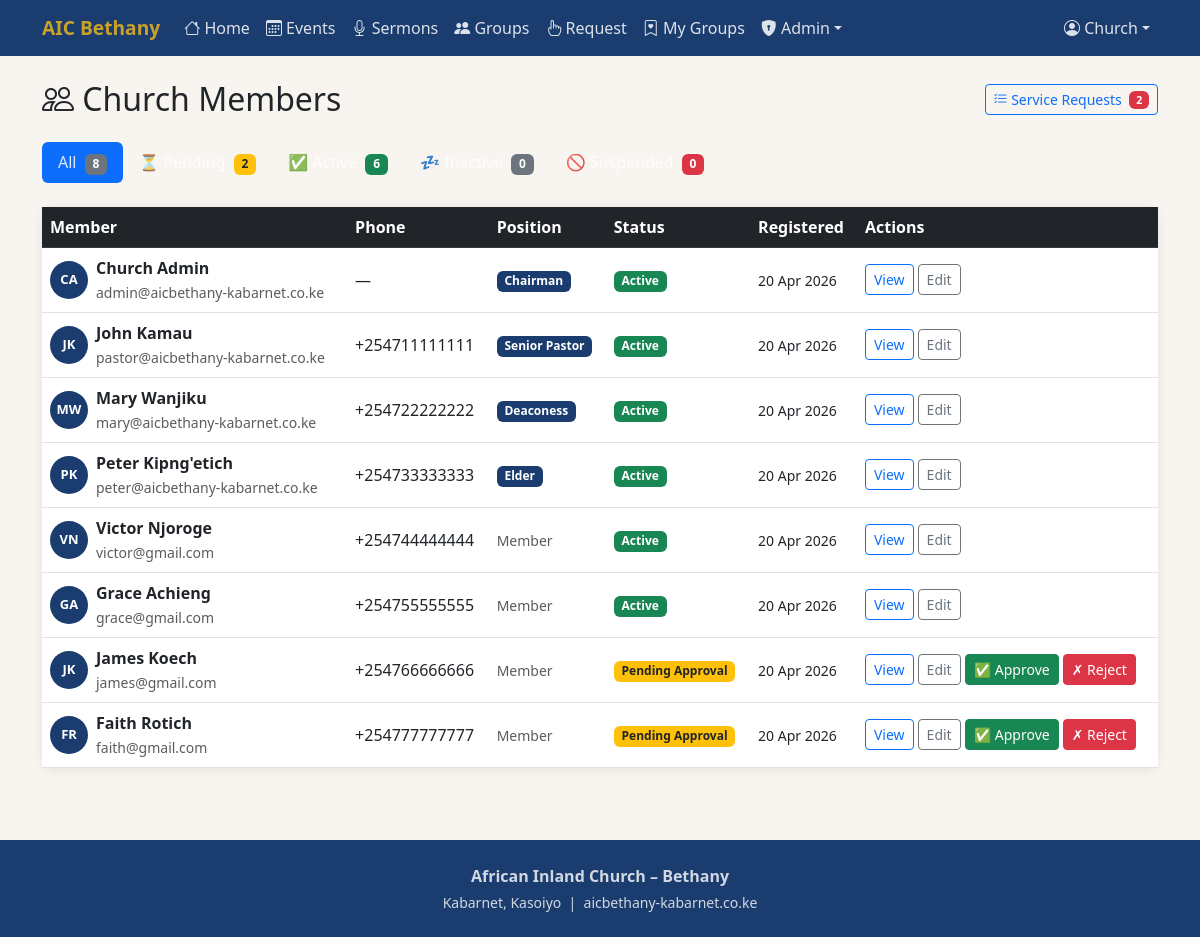
Page /members/list/ (signed in) on the committed database.
### members/models.py (models this page shows, shortened)
class MemberProfile(models.Model):
    STATUS_CHOICES = [('pending','Pending Approval'),('active','Active'),('inactive','Inactive'),('suspended','Suspended')]
    GENDER_CHOICES = [('M','Male'),('F','Female')]
    user = models.OneToOneField(User, on_delete=models.CASCADE, related_name='profile')
    phone = models.CharField(max_length=20, blank=True)
    gender = models.CharField(max_length=1, choices=GENDER_CHOICES, blank=True)
    date_of_birth = models.DateField(null=True, blank=True)
    address = models.TextField(blank=True)
    photo = models.ImageField(upload_to='member_photos/', null=True, blank=True)
    position = models.ForeignKey(ChurchPosition, null=True, blank=True, on_delete=models.SET_NULL, related_name='holders')
    status = models.CharField(max_length=20, choices=STATUS_CHOICES, default='pending')
    date_joined_church = models.DateField(null=True, blank=True)
    bio = models.TextField(blank=True)
    baptism_date = models.DateField(null=True, blank=True)
    emergency_contact_name = models.CharField(max_length=100, blank=True)
    emergency_contact_phone = models.CharField(max_length=20, blank=True)
    admin_notes = models.TextField(blank=True)
    created_at = models.DateTimeField(auto_now_add=True)
    approved_by = models.ForeignKey(User, null=True, blank=True, on_delete=models.SET_NULL, related_name='approved_members')
    approved_at = models.DateTimeField(null=True, blank=True)

class ChurchPosition(models.Model):
    CATEGORY_CHOICES = [('leadership','Church Leadership'),('committee','Committee'),('ministry','Ministry Head'),('other','Other')]
    name = models.CharField(max_length=100, unique=True)
    category = models.CharField(max_length=20, choices=CATEGORY_CHOICES, default='leadership')
    description = models.TextField(blank=True)
    order = models.PositiveIntegerField(default=0)
    class Meta:
        ordering = ['order', 'name']

### members/views.py (the view)
    @login_required
    def wrapper(request, *args, **kwargs):
        if request.user.is_staff:
            return view_func(request, *args, **kwargs)
        messages.error(request, "Access denied. Administrators only.")
        return redirect('dashboard')

### members/views.py (called while the page is built)
def admin_required(view_func):
    @login_required
    def wrapper(request, *args, **kwargs):
        if request.user.is_staff:
            return view_func(request, *args, **kwargs)
        messages.error(request, "Access denied. Administrators only.")
        return redirect('dashboard')
    return wrapper

@admin_required
def member_list(request):
    status_filter = request.GET.get('status','')
    members = MemberProfile.objects.select_related('user','position').all()
    if status_filter:
        members = members.filter(status=status_filter)
    counts = {'all':MemberProfile.objects.count(),'active':MemberProfile.objects.filter(status='active').count(),'pending':MemberProfile.objects.filter(status='pending').count(),'inactive':MemberProfile.objects.filter(status='inactive').count(),'suspended':MemberProfile.objects.filter(status='suspended').count()}
    return render(request, 'members/member_list.html', {'members':members,'counts':counts,'status_filter':status_filter})

### templates/members/member_list.html (shortened to what this page needs)
{% extends 'base.html' %}
{% block content %}
<div class="container py-4">
  <div class="d-flex justify-content-between align-items-center mb-4">
    <h2 class="mb-0"><i class="bi bi-people"></i> Church Members</h2>
    <a href="{% url 'request_list' %}" class="btn btn-outline-primary btn-sm"><i class="bi bi-list-check"></i> Service Requests {% if counts.pending %}<span class="badge bg-danger ms-1">{{ counts.pending }}</span>{% endif %}</a>
  </div>
  <ul class="nav nav-pills mb-4">
    <li class="nav-item"><a class="nav-link {% if not status_filter %}active{% endif %}" href="{% url 'member_list' %}">All <span class="badge bg-secondary ms-1">{{ counts.all }}</span></a></li>
    <li class="nav-item"><a class="nav-link {% if status_filter == 'pending' %}active{% endif %}" href="?status=pending">⏳ Pending <span class="badge bg-warning text-dark ms-1">{{ counts.pending }}</span></a></li>
    <li class="nav-item"><a class="nav-link {% if status_filter == 'active' %}active{% endif %}" href="?status=active">✅ Active <span class="badge bg-success ms-1">{{ counts.active }}</span></a></li>
    <li class="nav-item"><a class="nav-link {% if status_filter == 'inactive' %}active{% endif %}" href="?status=inactive">💤 Inactive <span class="badge bg-secondary ms-1">{{ counts.inactive }}</span></a></li>
    <li class="nav-item"><a class="nav-link {% if status_filter == 'suspended' %}active{% endif %}" href="?status=suspended">🚫 Suspended <span class="badge bg-danger ms-1">{{ counts.suspended }}</span></a></li>
  </ul>
  <div class="card"><div class="table-responsive"><table class="table table-hover mb-0 align-middle">
    <thead class="table-dark"><tr><th>Member</th><th>Phone</th><th>Position</th><th>Status</th><th>Registered</th><th>Actions</th></tr></thead>
    <tbody>{% for m in members %}<tr>
      <td><div class="d-flex align-items-center gap-2">
        {% if m.photo %}<img src="{{ m.photo.url }}" style="width:38px;height:38px;border-radius:50%;object-fit:cover;">
        {% else %}<div style="width:38px;height:38px;border-radius:50%;background:var(--church-primary);color:white;display:flex;align-items:center;justify-content:center;font-weight:bold;font-size:13px;flex-shrink:0">{{ m.user.first_name|first }}{{ m.user.last_name|first }}</div>{% endif %}
        <div><strong>{{ m.user.get_full_name|default:m.user.username }}</strong><br><small class="text-muted">{{ m.user.email }}</small></div>
      </div></td>
      <td>{{ m.phone|default:"—" }}</td>
      <td>{% if m.position %}<span class="badge" style="background:var(--church-primary)">{{ m.position.name }}</span>{% else %}<span class="text-muted small">Member</span>{% endif %}</td>
      <td><span class="badge {% if m.status == 'active' %}bg-success{% elif m.status == 'pending' %}bg-warning text-dark{% elif m.status == 'suspended' %}bg-danger{% else %}bg-secondary{% endif %}">{{ m.get_status_display }}</span></td>
      <td><small>{{ m.created_at|date:"d M Y" }}</small></td>
      <td><div class="d-flex gap-1 flex-wrap">
        <a href="{% url 'member_detail' m.pk %}" class="btn btn-sm btn-outline-primary">View</a>
        <a href="{% url 'member_edit' m.pk %}" class="btn btn-sm btn-outline-secondary">Edit</a>
        {% if m.status == 'pending' %}
        <a href="{% url 'approve_member' m.pk %}" onclick="return confirm('Approve {{ m.user.get_full_name }}?')" class="btn btn-sm btn-success">✅ Approve</a>
        <a href="{% url 'reject_member' m.pk %}" onclick="return confirm('Reject this registration?')" class="btn btn-sm btn-danger">✗ Reject</a>
        {% endif %}
      </div></td>
    </tr>{% empty %}<tr><td colspan="6" class="text-center text-muted py-5">No members found.</td></tr>{% endfor %}</tbody>
  </table></div></div>
</div>
{% endblock %}

### templates/base.html (shortened to what this page needs)
<!DOCTYPE html>
<html lang="en">
<head>
    <link href="https://cdn.jsdelivr.net/npm/bootstrap@5.3.0/dist/css/bootstrap.min.css" rel="stylesheet">
    <link href="https://cdn.jsdelivr.net/npm/bootstrap-icons@1.11.0/font/bootstrap-icons.css" rel="stylesheet">
</head>
<body>
<nav class="navbar navbar-expand-lg navbar-dark">
  <div class="container">
    <a class="navbar-brand" href="{% url 'home' %}"> AIC Bethany</a>
    <div class="collapse navbar-collapse" id="navMenu">
      <ul class="navbar-nav me-auto">
        <li class="nav-item"><a class="nav-link" href="{% url 'home' %}"><i class="bi bi-house"></i> Home</a></li>
        <li class="nav-item"><a class="nav-link" href="{% url 'event_list' %}"><i class="bi bi-calendar3"></i> Events</a></li>
        <li class="nav-item"><a class="nav-link" href="{% url 'sermon_list' %}"><i class="bi bi-mic"></i> Sermons</a></li>
        <li class="nav-item"><a class="nav-link" href="{% url 'group_list' %}"><i class="bi bi-people-fill"></i> Groups</a></li>
        {% if user.is_authenticated %}
          {% if user.is_staff %}
            <li class="nav-item"><a class="nav-link" href="{% url 'service_request' %}"><i class="bi bi-hand-index"></i> Request</a></li>
            <li class="nav-item"><a class="nav-link" href="{% url 'my_groups' %}"><i class="bi bi-bookmark-heart"></i> My Groups</a></li>
            <li class="nav-item dropdown">
              <a class="nav-link dropdown-toggle" href="#" data-bs-toggle="dropdown"><i class="bi bi-shield-lock-fill"></i> Admin</a>
            </li>
          {% endif %}
        {% endif %}
      </ul>
      <ul class="navbar-nav">
        {% if user.is_authenticated %}
        <li class="nav-item dropdown">
          <a class="nav-link dropdown-toggle" href="#" data-bs-toggle="dropdown"><i class="bi bi-person-circle"></i> {{ user.first_name|default:user.username }}</a>
        </li>
        {% else %}
        <li class="nav-item"><a class="nav-link" href="{% url 'login' %}"><i class="bi bi-box-arrow-in-right"></i> Login</a></li>
        <li class="nav-item"><a class="btn btn-gold btn-sm ms-2 nav-link" href="{% url 'register' %}">Join Us</a></li>
        {% endif %}
      </ul>
    </div>
  </div>
</nav>
{% block content %}{% endblock %}
<footer class="py-4 mt-5"><div class="container text-center">
    <p class="mb-1"> <strong>African Inland Church – Bethany</strong></p>
    <p class="mb-0 small">Kabarnet, Kasoiyo &nbsp;|&nbsp; aicbethany-kabarnet.co.ke</p>
</div></footer>
</body></html>

### templates/base.html (style rules this page uses)
:root { --church-primary:#1a3c6e;--church-gold:#c9a227;--church-light:#f8f4ef; }
body { background-color:var(--church-light);font-family:'Segoe UI',sans-serif; }
.navbar { background:var(--church-primary)!important; }
.navbar-brand { color:var(--church-gold)!important;font-weight:700;font-size:1.2rem; }
.nav-link { color:rgba(255,255,255,0.85)!important; }
.card { border:none;box-shadow:0 2px 12px rgba(0,0,0,0.08);border-radius:12px; }
footer { background:var(--church-primary);color:rgba(255,255,255,0.8); }

### rows in the picture
MemberProfile: user.first_name|first "C", user.last_name|first "A", user.get_full_name "Church Admin", user.email "admin@aicbethany-kabarnet.co.ke", phone "—", position.name "Chairman", status "Active", created_at "20 Apr 2026"
MemberProfile: user.first_name|first "J", user.last_name|first "K", user.get_full_name "John Kamau", user.email "pastor@aicbethany-kabarnet.co.ke", phone "+254711111111", position.name "Senior Pastor", status "Active", created_at "20 Apr 2026"
MemberProfile: user.first_name|first "M", user.last_name|first "W", user.get_full_name "Mary Wanjiku", user.email "mary@aicbethany-kabarnet.co.ke", phone "+254722222222", position.name "Deaconess", status "Active", created_at "20 Apr 2026"
MemberProfile: user.first_name|first "P", user.last_name|first "K", user.get_full_name "Peter Kipng'etich", user.email "peter@aicbethany-kabarnet.co.ke", phone "+254733333333", position.name "Elder", status "Active", created_at "20 Apr 2026"
MemberProfile: user.first_name|first "V", user.last_name|first "N", user.get_full_name "Victor Njoroge", user.email "victor@gmail.com", phone "+254744444444", shows "Member", status "Active", created_at "20 Apr 2026"
MemberProfile: user.first_name|first "G", user.last_name|first "A", user.get_full_name "Grace Achieng", user.email "grace@gmail.com", phone "+254755555555", shows "Member", status "Active", created_at "20 Apr 2026"
MemberProfile: user.first_name|first "J", user.last_name|first "K", user.get_full_name "James Koech", user.email "james@gmail.com", phone "+254766666666", shows "Member", status "Pending Approval", created_at "20 Apr 2026"
MemberProfile: user.first_name|first "F", user.last_name|first "R", user.get_full_name "Faith Rotich", user.email "faith@gmail.com", phone "+254777777777", shows "Member", status "Pending Approval", created_at "20 Apr 2026"

### other values in the picture
{{ user.first_name|default:user.username }} "Church"
{{ counts.pending }} "2"
{{ counts.all }} "8"
{{ counts.active }} "6"
{{ counts.inactive }} "0"
{{ counts.suspended }} "0"
